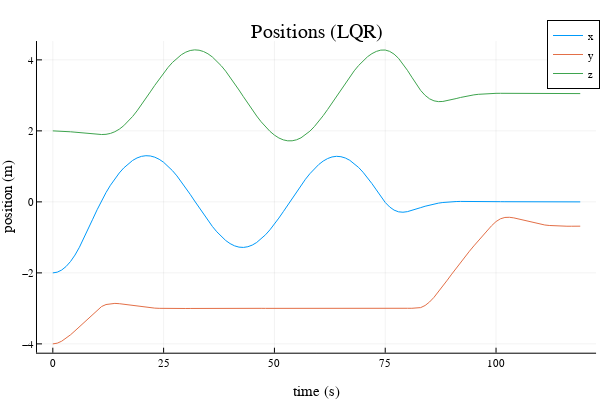
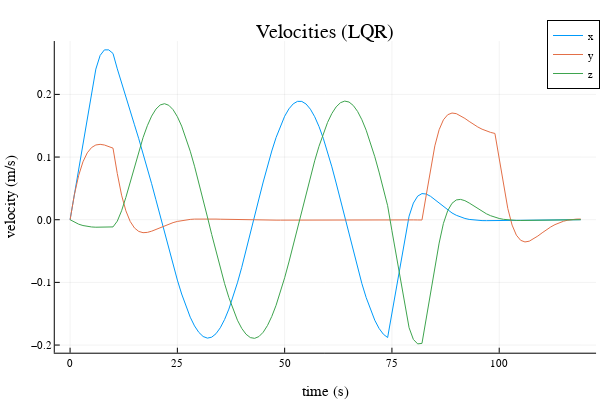
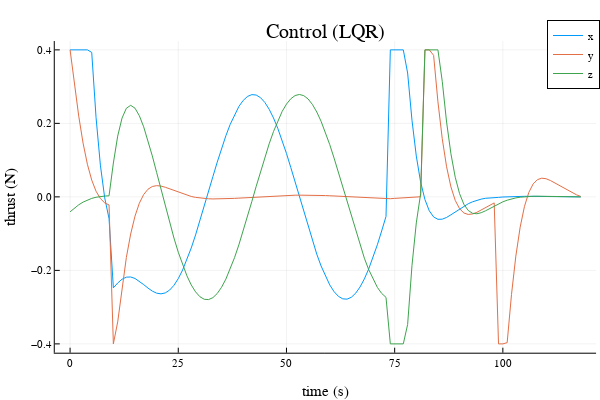

Notebook code cell kept with these figures, in order:
### Markdown cell above
## Part B: LQR (10 pts)
Now we will take a given reference trajectory `X_ref` and track it with finite-horizon LQR. Remember that finite-horizon LQR is solving this problem:
$$ \begin{align} \min_{x_{1:N},u_{1:N-1}} \quad & \sum_{i=1}^{N-1} \bigg[ \frac{1}{2} (x_i - x_{ref, i})^TQ(x_i - x_{ref, i}) + \frac{1}{2} u_i^TRu_i \bigg] + \frac{1}{2}(x_N- x_{ref, N})^TQ_f
(x_N- x_{ref, N})\\ 
 \text{st} \quad & x_1 = x_{\text{IC}} \\ 
 & x_{i+1} = A x_i + Bu_i \quad \text{for } i = 1,2,\ldots,N-1 
 \end{align}$$
where our policy is $u_i = -K_i(x_i - x_{ref, i})$. Use your code from the previous problem with your `fhlqr` function to generate your gain matrices. 

One twist we will throw into this is control constraints `u_min` and `u_max`. You should use the function `clamp.(u, u_min, u_max)` to clamp the values of your `u` to be within this range. 

If implemented correctly, you should see the Dragon spacecraft dock with the ISS successfuly, but only after it crashes through the ISS a little bit.

### Code cell
@testset "LQR rendezvous" begin 

    # create our discrete time model 
    dt = 1.0
    A,B = create_dynamics(dt)

    # get our sizes for state and control
    nx,nu = size(B)

    # initial and goal states
    x0 = [-2;-4;2;0;0;.0]
    xg = [0,-.68,3.05,0,0,0]

    # bounds on U
    u_max = 0.4*ones(3)
    u_min = -u_max

    # problem size and reference trajectory 
    N = 120
    t_vec = 0:dt:((N-1)*dt)
    X_ref = desired_trajectory_long(x0,xg,200,dt)[1:N]
    
    # TODO: FHLQR 
    Q = diagm(ones(nx))
    R = diagm(ones(nu))
    Qf = 10*Q
    # TODO get K's from fhlqr 
    P = [zeros(nx,nx) for i = 1:N]
    K = [zeros(nu,nx) for i = 1:N-1]
    
    # initialize S[N] with Qf 
    P[N] = deepcopy(Qf)
    
    # Ricatti 
    for k = (N-1):-1:1
        K[k] = (R+B'*P[k+1]*B)\B'*P[k+1]*A
        P[k] = Q + A'*P[k+1]*(A - B*K[k])
    end
    
    # simulation 
    X_sim = [zeros(nx) for i = 1:N]
    U_sim = [zeros(nu) for i = 1:N-1]
    X_sim[1] = x0 
    for i = 1:(N-1) 
        # TODO: put LQR control law here 
        # make sure to clamp 
        x_tilde = X_sim[i] - X_ref[i]
        U_sim[i] = max.(min.(-K[i]*x_tilde, u_max), u_min)
        
        # simulate 1 step 
        X_sim[i+1] = A*X_sim[i] + B*U_sim[i]
    end

    # -------------plotting/animation---------------------------
    Xm = mat_from_vec(X_sim)
    Um = mat_from_vec(U_sim)
    display(plot(t_vec,Xm[1:3,:]',title = "Positions (LQR)",
                 xlabel = "time (s)", ylabel = "position (m)",
                 label = ["x" "y" "z"]))
    display(plot(t_vec,Xm[4:6,:]',title = "Velocities (LQR)",
            xlabel = "time (s)", ylabel = "velocity (m/s)",
                 label = ["x" "y" "z"]))
    display(plot(t_vec[1:end-1],Um',title = "Control (LQR)",
            xlabel = "time (s)", ylabel = "thrust (N)",
                 label = ["x" "y" "z"]))

    # feel free to toggle `show_reference`
    display(animate_rendezvous(X_sim, X_ref, dt;show_reference = false))
    # -------------plotting/animation---------------------------

    
    # testing 
    xs=[x[1] for x in X_sim]
    ys=[x[2] for x in X_sim]
    zs=[x[3] for x in X_sim]
    @test norm(X_sim[end] - xg) < .01 # goal 
    @test (xg[2] + .1) < maximum(ys) < 0 # we should have hit the ISS 
    @test maximum(zs) >= 4 # check to see if you did the circle 
    @test minimum(zs) <= 2 # check to see if you did the circle 
    @test maximum(xs) >= 1 # check to see if you did the circle 
    @test maximum(norm.(U_sim,Inf)) <= 0.4 # control constraints satisfied 

end

### Figure 1 — Plotly figure (JSON) as saved in the notebook; plotly's stock layout.template omitted (floating-point values rounded to 4 significant figures)
{"data": [{"colorbar": {"len": 0.8657, "title": "", "x": 0.9934, "y": 0.5087}, "legendgroup": "x", "line": {"color": "rgba(0, 154, 250, 1.000)", "dash": "solid", "shape": "linear", "width": 1}, "mode": "lines", "name": "x", "showlegend": true, "type": "scatter", "x": [0, 1, 2, 3, 4, 5, 6, 7, 8, 9, 10, 11, 12, 13, 14, 15, 16, 17, 18, 19, 20, 21, 22, 23, 24, 25, 26, 27, 28, 29, 30, 31, 32, 33, 34, 35, 36, 37, 38, 39, 40, 41, 42, 43, 44, 45, 46, 47, 48, 49, 50, 51, 52, 53, 54, 55, 56, 57, 58, 59, 60, 61, 62, 63, 64, 65, 66, 67, 68, 69, 70, 71, 72, 73, 74, 75, 76, 77, 78, 79, 80, 81, 82, 83, 84, 85, 86, 87, 88, 89, 90, 91, 92, 93, 94, 95, 96, 97, 98, 99, 100, 101, 102, 103, 104, 105, 106, 107, 108, 109, 110, 111, 112, 113, 114, 115, 116, 117, 118, 119], "xaxis": "x", "y": [-2, -1.98, -1.92, -1.82, -1.679, -1.499, -1.278, -1.027, -0.7602, -0.4892, -0.221, 0.03214, 0.2613, 0.4676, 0.6519, 0.8143, 0.9547, 1.073, 1.167, 1.237, 1.282, 1.3, 1.293, 1.259, 1.199, 1.115, 1.008, 0.8791, 0.7321, 0.5696, 0.3949, 0.2118, 0.02421, -0.164, -0.3487, -0.5259, -0.6917, -0.8427, -0.9755, -1.087, -1.175, -1.238, -1.274, -1.283, -1.264, -1.217, -1.144, -1.046, -0.9258, -0.7854, -0.628, -0.4569, -0.276, -0.0891, 0.09973, 0.2864, 0.4669, 0.6372, 0.7938, 0.9332, 1.052, 1.149, 1.22, 1.265, 1.283, 1.273, 1.236, 1.171, 1.081, 0.9684, 0.8343, 0.6821, 0.5152, 0.3372, 0.1518, -0.01619, -0.1442, -0.2322, -0.2802, -0.2914, -0.2753, -0.2432, -0.2035, -0.1622, -0.123, -0.08833, -0.05916, -0.03576, -0.01786, -0.004828, 0.004098, 0.009727, 0.01283, 0.01408, 0.01407, 0.01326, 0.012, 0.01055, 0.009105, 0.007767, 0.006575, 0.005511, 0.004572, 0.003737, 0.00299, 0.002323, 0.001736, 0.001227, 0.0007986, 0.0004484, 0.0001737, -3.077e-05, -0.0001718, -0.0002574, -0.0002964, -0.0002976, -0.0002698, -0.0002213, -0.0001602, -9.455e-05], "yaxis": "y"}, {"colorbar": {"len": 0.8657, "title": "", "x": 0.9934, "y": 0.5087}, "legendgroup": "y", "line": {"color": "rgba(227, 111, 71, 1.000)", "dash": "solid", "shape": "linear", "width": 1}, "mode": "lines", "name": "y", "showlegend": true, "type": "scatter", "x": [0, 1, 2, 3, 4, 5, 6, 7, 8, 9, 10, 11, 12, 13, 14, 15, 16, 17, 18, 19, 20, 21, 22, 23, 24, 25, 26, 27, 28, 29, 30, 31, 32, 33, 34, 35, 36, 37, 38, 39, 40, 41, 42, 43, 44, 45, 46, 47, 48, 49, 50, 51, 52, 53, 54, 55, 56, 57, 58, 59, 60, 61, 62, 63, 64, 65, 66, 67, 68, 69, 70, 71, 72, 73, 74, 75, 76, 77, 78, 79, 80, 81, 82, 83, 84, 85, 86, 87, 88, 89, 90, 91, 92, 93, 94, 95, 96, 97, 98, 99, 100, 101, 102, 103, 104, 105, 106, 107, 108, 109, 110, 111, 112, 113, 114, 115, 116, 117, 118, 119], "xaxis": "x", "y": [-4, -3.98, -3.925, -3.843, -3.744, -3.633, -3.515, -3.396, -3.276, -3.158, -3.042, -2.948, -2.892, -2.865, -2.859, -2.867, -2.883, -2.903, -2.923, -2.943, -2.96, -2.974, -2.985, -2.993, -2.999, -3.002, -3.004, -3.005, -3.005, -3.004, -3.003, -3.002, -3.001, -2.999, -2.998, -2.997, -2.997, -2.996, -2.996, -2.996, -2.996, -2.996, -2.996, -2.997, -2.997, -2.997, -2.998, -2.999, -2.999, -3.0, -3.001, -3.001, -3.002, -3.002, -3.003, -3.003, -3.004, -3.004, -3.004, -3.004, -3.004, -3.004, -3.004, -3.004, -3.003, -3.003, -3.003, -3.002, -3.001, -3.001, -3.0, -3.0, -2.999, -2.998, -2.998, -2.997, -2.997, -2.997, -2.997, -2.997, -2.997, -2.997, -2.998, -2.978, -2.919, -2.82, -2.689, -2.538, -2.374, -2.205, -2.036, -1.868, -1.704, -1.545, -1.39, -1.24, -1.094, -0.9508, -0.8104, -0.6719, -0.5542, -0.4765, -0.4387, -0.4339, -0.4505, -0.4793, -0.5134, -0.5483, -0.5808, -0.6092, -0.6327, -0.6512, -0.665, -0.6747, -0.6809, -0.6845, -0.686, -0.6861, -0.6854, -0.6844], "yaxis": "y"}, {"colorbar": {"len": 0.8657, "title": "", "x": 0.9934, "y": 0.5087}, "legendgroup": "z", "line": {"color": "rgba(62, 164, 78, 1.000)", "dash": "solid", "shape": "linear", "width": 1}, "mode": "lines", "name": "z", "showlegend": true, "type": "scatter", "x": [0, 1, 2, 3, 4, 5, 6, 7, 8, 9, 10, 11, 12, 13, 14, 15, 16, 17, 18, 19, 20, 21, 22, 23, 24, 25, 26, 27, 28, 29, 30, 31, 32, 33, 34, 35, 36, 37, 38, 39, 40, 41, 42, 43, 44, 45, 46, 47, 48, 49, 50, 51, 52, 53, 54, 55, 56, 57, 58, 59, 60, 61, 62, 63, 64, 65, 66, 67, 68, 69, 70, 71, 72, 73, 74, 75, 76, 77, 78, 79, 80, 81, 82, 83, 84, 85, 86, 87, 88, 89, 90, 91, 92, 93, 94, 95, 96, 97, 98, 99, 100, 101, 102, 103, 104, 105, 106, 107, 108, 109, 110, 111, 112, 113, 114, 115, 116, 117, 118, 119], "xaxis": "x", "y": [2, 1.998, 1.992, 1.984, 1.974, 1.963, 1.951, 1.939, 1.927, 1.915, 1.904, 1.897, 1.903, 1.928, 1.976, 2.048, 2.145, 2.265, 2.405, 2.563, 2.734, 2.913, 3.097, 3.281, 3.46, 3.63, 3.787, 3.927, 4.048, 4.145, 4.217, 4.263, 4.282, 4.272, 4.235, 4.171, 4.081, 3.968, 3.834, 3.682, 3.515, 3.337, 3.152, 2.963, 2.775, 2.592, 2.418, 2.257, 2.111, 1.985, 1.881, 1.801, 1.747, 1.72, 1.72, 1.749, 1.804, 1.886, 1.991, 2.119, 2.265, 2.428, 2.602, 2.786, 2.974, 3.162, 3.347, 3.525, 3.691, 3.842, 3.975, 4.087, 4.175, 4.238, 4.274, 4.277, 4.239, 4.162, 4.044, 3.889, 3.707, 3.513, 3.315, 3.138, 3.0, 2.903, 2.846, 2.824, 2.828, 2.849, 2.878, 2.91, 2.941, 2.97, 2.994, 3.014, 3.029, 3.041, 3.049, 3.054, 3.057, 3.058, 3.058, 3.058, 3.057, 3.056, 3.054, 3.053, 3.052, 3.052, 3.051, 3.05, 3.05, 3.05, 3.05, 3.05, 3.05, 3.05, 3.05, 3.05], "yaxis": "y"}], "layout": {"annotations": [{"font": {"color": "rgba(0, 0, 0, 1.000)", "family": "sans-serif", "size": 20}, "rotation": 0, "showarrow": false, "text": "Positions (LQR)", "x": 0.5275, "xanchor": "center", "xref": "paper", "y": 1, "yanchor": "top", "yref": "paper"}], "height": 400, "legend": {"bgcolor": "rgba(255, 255, 255, 1.000)", "bordercolor": "rgba(0, 0, 0, 1.000)", "borderwidth": 1, "font": {"color": "rgba(0, 0, 0, 1.000)", "family": "sans-serif", "size": 11}, "title": {"font": {"color": "rgba(0, 0, 0, 1.000)", "family": "sans-serif", "size": 15}, "text": ""}, "tracegroupgap": 0, "traceorder": "normal", "x": 1, "xanchor": "auto", "y": 1, "yanchor": "auto"}, "margin": {"b": 20, "l": 0, "r": 0, "t": 20}, "paper_bgcolor": "rgba(255, 255, 255, 1.000)", "plot_bgcolor": "rgba(255, 255, 255, 1.000)", "showlegend": true, "width": 600, "xaxis": {"anchor": "y", "domain": [0.06165, 0.9934], "gridcolor": "rgba(0, 0, 0, 0.100)", "gridwidth": 0.5, "linecolor": "rgba(0, 0, 0, 1.000)", "mirror": false, "range": [-3.57, 122.6], "showgrid": true, "showline": true, "showticklabels": true, "tickangle": 0, "tickcolor": "rgb(0, 0, 0)", "tickfont": {"color": "rgba(0, 0, 0, 1.000)", "family": "sans-serif", "size": 11}, "tickmode": "array", "ticks": "inside", "ticktext": ["0", "25", "50", "75", "100"], "tickvals": [0, 25, 50, 75, 100], "title": "time (s)", "titlefont": {"color": "rgba(0, 0, 0, 1.000)", "family": "sans-serif", "size": 15}, "type": "-", "visible": true, "zeroline": false, "zerolinecolor": "rgba(0, 0, 0, 1.000)"}, "yaxis": {"anchor": "x", "domain": [0.07581, 0.9415], "gridcolor": "rgba(0, 0, 0, 0.100)", "gridwidth": 0.5, "linecolor": "rgba(0, 0, 0, 1.000)", "mirror": false, "range": [-4.248, 4.53], "showgrid": true, "showline": true, "showticklabels": true, "tickangle": 0, "tickcolor": "rgb(0, 0, 0)", "tickfont": {"color": "rgba(0, 0, 0, 1.000)", "family": "sans-serif", "size": 11}, "tickmode": "array", "ticks": "inside", "ticktext": ["−4", "−2", "0", "2", "4"], "tickvals": [-4, -2, 0, 2, 4], "title": "position (m)", "titlefont": {"color": "rgba(0, 0, 0, 1.000)", "family": "sans-serif", "size": 15}, "type": "-", "visible": true, "zeroline": false, "zerolinecolor": "rgba(0, 0, 0, 1.000)"}}}

### Figure 2 — Plotly figure (JSON) as saved in the notebook; plotly's stock layout.template omitted (floating-point values rounded to 4 significant figures)
{"data": [{"colorbar": {"len": 0.8657, "title": "", "x": 0.9934, "y": 0.5087}, "legendgroup": "x", "line": {"color": "rgba(0, 154, 250, 1.000)", "dash": "solid", "shape": "linear", "width": 1}, "mode": "lines", "name": "x", "showlegend": true, "type": "scatter", "x": [0, 1, 2, 3, 4, 5, 6, 7, 8, 9, 10, 11, 12, 13, 14, 15, 16, 17, 18, 19, 20, 21, 22, 23, 24, 25, 26, 27, 28, 29, 30, 31, 32, 33, 34, 35, 36, 37, 38, 39, 40, 41, 42, 43, 44, 45, 46, 47, 48, 49, 50, 51, 52, 53, 54, 55, 56, 57, 58, 59, 60, 61, 62, 63, 64, 65, 66, 67, 68, 69, 70, 71, 72, 73, 74, 75, 76, 77, 78, 79, 80, 81, 82, 83, 84, 85, 86, 87, 88, 89, 90, 91, 92, 93, 94, 95, 96, 97, 98, 99, 100, 101, 102, 103, 104, 105, 106, 107, 108, 109, 110, 111, 112, 113, 114, 115, 116, 117, 118, 119], "xaxis": "x", "y": [0, 0.04004, 0.08015, 0.1203, 0.1605, 0.2008, 0.2403, 0.2622, 0.2711, 0.271, 0.2654, 0.2408, 0.2175, 0.1952, 0.1733, 0.1515, 0.1293, 0.1063, 0.0824, 0.05754, 0.03187, 0.005651, -0.02076, -0.0469, -0.07226, -0.09633, -0.1186, -0.1385, -0.1556, -0.1695, -0.1798, -0.1863, -0.1889, -0.1874, -0.1819, -0.1725, -0.1593, -0.1427, -0.1229, -0.1005, -0.07595, -0.04971, -0.02238, 0.005435, 0.03314, 0.06013, 0.08582, 0.1097, 0.1311, 0.1497, 0.1651, 0.1769, 0.1849, 0.1889, 0.1888, 0.1846, 0.1764, 0.1644, 0.1488, 0.13, 0.1084, 0.08443, 0.05865, 0.0316, 0.003862, -0.02396, -0.05126, -0.07745, -0.102, -0.1243, -0.1439, -0.1604, -0.1734, -0.1827, -0.188, -0.148, -0.108, -0.06802, -0.02802, 0.005676, 0.02655, 0.03766, 0.04169, 0.041, 0.03733, 0.03209, 0.02626, 0.02052, 0.01529, 0.01078, 0.007076, 0.00418, 0.002018, 0.0004905, -0.0005161, -0.001114, -0.001406, -0.001482, -0.001414, -0.001261, -0.001139, -0.001004, -0.0008875, -0.0007924, -0.0007082, -0.000628, -0.0005482, -0.000468, -0.0003882, -0.0003105, -0.0002371, -0.00017, -0.0001104, -5.946e-05, -1.74e-05, 1.581e-05, 4.048e-05, 5.696e-05, 6.544e-05, 6.579e-05], "yaxis": "y"}, {"colorbar": {"len": 0.8657, "title": "", "x": 0.9934, "y": 0.5087}, "legendgroup": "y", "line": {"color": "rgba(227, 111, 71, 1.000)", "dash": "solid", "shape": "linear", "width": 1}, "mode": "lines", "name": "y", "showlegend": true, "type": "scatter", "x": [0, 1, 2, 3, 4, 5, 6, 7, 8, 9, 10, 11, 12, 13, 14, 15, 16, 17, 18, 19, 20, 21, 22, 23, 24, 25, 26, 27, 28, 29, 30, 31, 32, 33, 34, 35, 36, 37, 38, 39, 40, 41, 42, 43, 44, 45, 46, 47, 48, 49, 50, 51, 52, 53, 54, 55, 56, 57, 58, 59, 60, 61, 62, 63, 64, 65, 66, 67, 68, 69, 70, 71, 72, 73, 74, 75, 76, 77, 78, 79, 80, 81, 82, 83, 84, 85, 86, 87, 88, 89, 90, 91, 92, 93, 94, 95, 96, 97, 98, 99, 100, 101, 102, 103, 104, 105, 106, 107, 108, 109, 110, 111, 112, 113, 114, 115, 116, 117, 118, 119], "xaxis": "x", "y": [0, 0.03996, 0.07065, 0.09239, 0.1067, 0.1152, 0.1193, 0.1203, 0.1192, 0.117, 0.1142, 0.07368, 0.03916, 0.01421, -0.002689, -0.01314, -0.01868, -0.02067, -0.02023, -0.01831, -0.01558, -0.01257, -0.009611, -0.006921, -0.004615, -0.002738, -0.001283, -0.0002149, 0.00052, 0.0009803, 0.001224, 0.001306, 0.001271, 0.001158, 0.0009961, 0.0008094, 0.0006139, 0.0004211, 0.0002386, 7.068e-05, -8.014e-05, -0.0002129, -0.0003275, -0.0004242, -0.0005035, -0.0005662, -0.0006127, -0.0006436, -0.0006594, -0.0006605, -0.0006474, -0.0006209, -0.0005816, -0.0005305, -0.0004686, -0.0003972, -0.0003177, -0.0002318, -0.0001412, -4.779e-05, 4.648e-05, 0.0001396, 0.0002297, 0.0003148, 0.000393, 0.0004628, 0.0005226, 0.0005711, 0.0006072, 0.0006302, 0.0006397, 0.0006352, 0.0006171, 0.0005856, 0.0005414, 0.0004049, 0.0002719, 0.0001363, -5.323e-06, -0.0001479, -0.0002743, -0.000369, -0.0004259, 0.03948, 0.0794, 0.1178, 0.1436, 0.1594, 0.1676, 0.1703, 0.1693, 0.1661, 0.1617, 0.1569, 0.1522, 0.148, 0.1445, 0.1416, 0.1393, 0.1377, 0.09768, 0.05768, 0.01802, -0.008522, -0.02464, -0.03287, -0.03546, -0.03426, -0.03074, -0.02604, -0.02096, -0.01603, -0.01158, -0.007789, -0.004723, -0.002372, -0.0006844, 0.0004087, 0.0009792, 0.001091], "yaxis": "y"}, {"colorbar": {"len": 0.8657, "title": "", "x": 0.9934, "y": 0.5087}, "legendgroup": "z", "line": {"color": "rgba(62, 164, 78, 1.000)", "dash": "solid", "shape": "linear", "width": 1}, "mode": "lines", "name": "z", "showlegend": true, "type": "scatter", "x": [0, 1, 2, 3, 4, 5, 6, 7, 8, 9, 10, 11, 12, 13, 14, 15, 16, 17, 18, 19, 20, 21, 22, 23, 24, 25, 26, 27, 28, 29, 30, 31, 32, 33, 34, 35, 36, 37, 38, 39, 40, 41, 42, 43, 44, 45, 46, 47, 48, 49, 50, 51, 52, 53, 54, 55, 56, 57, 58, 59, 60, 61, 62, 63, 64, 65, 66, 67, 68, 69, 70, 71, 72, 73, 74, 75, 76, 77, 78, 79, 80, 81, 82, 83, 84, 85, 86, 87, 88, 89, 90, 91, 92, 93, 94, 95, 96, 97, 98, 99, 100, 101, 102, 103, 104, 105, 106, 107, 108, 109, 110, 111, 112, 113, 114, 115, 116, 117, 118, 119], "xaxis": "x", "y": [0, -0.00407, -0.007118, -0.009277, -0.0107, -0.01155, -0.01196, -0.01206, -0.01197, -0.01175, -0.01147, -0.002268, 0.01427, 0.03569, 0.0598, 0.0847, 0.1088, 0.1309, 0.15, 0.1653, 0.1765, 0.1831, 0.1852, 0.1826, 0.1756, 0.1644, 0.1494, 0.1308, 0.1093, 0.08538, 0.05952, 0.03234, 0.004472, -0.02348, -0.05091, -0.0772, -0.1018, -0.1242, -0.1438, -0.1604, -0.1734, -0.1827, -0.1881, -0.1893, -0.1865, -0.1796, -0.1688, -0.1544, -0.1366, -0.1159, -0.09264, -0.06741, -0.04071, -0.01314, 0.01472, 0.04226, 0.06888, 0.09402, 0.1171, 0.1377, 0.1553, 0.1695, 0.18, 0.1867, 0.1893, 0.1878, 0.1823, 0.1728, 0.1595, 0.1429, 0.1231, 0.1006, 0.076, 0.04974, 0.02239, -0.01761, -0.05762, -0.09762, -0.1376, -0.1723, -0.1911, -0.1981, -0.1973, -0.1573, -0.1173, -0.07731, -0.03731, -0.005883, 0.01448, 0.02622, 0.03156, 0.03244, 0.03041, 0.0267, 0.02223, 0.01764, 0.01332, 0.009532, 0.006374, 0.003867, 0.001973, 0.0006168, -0.0002908, -0.0008422, -0.001124, -0.001213, -0.001173, -0.001053, -0.0008933, -0.0007202, -0.0005523, -0.0004007, -0.0002712, -0.0001656, -8.35e-05, -2.266e-05, 1.953e-05, 4.549e-05, 5.688e-05, 5.462e-05], "yaxis": "y"}], "layout": {"annotations": [{"font": {"color": "rgba(0, 0, 0, 1.000)", "family": "sans-serif", "size": 20}, "rotation": 0, "showarrow": false, "text": "Velocities (LQR)", "x": 0.5424, "xanchor": "center", "xref": "paper", "y": 1, "yanchor": "top", "yref": "paper"}], "height": 400, "legend": {"bgcolor": "rgba(255, 255, 255, 1.000)", "bordercolor": "rgba(0, 0, 0, 1.000)", "borderwidth": 1, "font": {"color": "rgba(0, 0, 0, 1.000)", "family": "sans-serif", "size": 11}, "title": {"font": {"color": "rgba(0, 0, 0, 1.000)", "family": "sans-serif", "size": 15}, "text": ""}, "tracegroupgap": 0, "traceorder": "normal", "x": 1, "xanchor": "auto", "y": 1, "yanchor": "auto"}, "margin": {"b": 20, "l": 0, "r": 0, "t": 20}, "paper_bgcolor": "rgba(255, 255, 255, 1.000)", "plot_bgcolor": "rgba(255, 255, 255, 1.000)", "showlegend": true, "width": 600, "xaxis": {"anchor": "y", "domain": [0.09128, 0.9934], "gridcolor": "rgba(0, 0, 0, 0.100)", "gridwidth": 0.5, "linecolor": "rgba(0, 0, 0, 1.000)", "mirror": false, "range": [-3.57, 122.6], "showgrid": true, "showline": true, "showticklabels": true, "tickangle": 0, "tickcolor": "rgb(0, 0, 0)", "tickfont": {"color": "rgba(0, 0, 0, 1.000)", "family": "sans-serif", "size": 11}, "tickmode": "array", "ticks": "inside", "ticktext": ["0", "25", "50", "75", "100"], "tickvals": [0, 25, 50, 75, 100], "title": "time (s)", "titlefont": {"color": "rgba(0, 0, 0, 1.000)", "family": "sans-serif", "size": 15}, "type": "-", "visible": true, "zeroline": false, "zerolinecolor": "rgba(0, 0, 0, 1.000)"}, "yaxis": {"anchor": "x", "domain": [0.07581, 0.9415], "gridcolor": "rgba(0, 0, 0, 0.100)", "gridwidth": 0.5, "linecolor": "rgba(0, 0, 0, 1.000)", "mirror": false, "range": [-0.2122, 0.2851], "showgrid": true, "showline": true, "showticklabels": true, "tickangle": 0, "tickcolor": "rgb(0, 0, 0)", "tickfont": {"color": "rgba(0, 0, 0, 1.000)", "family": "sans-serif", "size": 11}, "tickmode": "array", "ticks": "inside", "ticktext": ["−0.2", "−0.1", "0.0", "0.1", "0.2"], "tickvals": [-0.2, -0.1, 0, 0.1, 0.2], "title": "velocity (m/s)", "titlefont": {"color": "rgba(0, 0, 0, 1.000)", "family": "sans-serif", "size": 15}, "type": "-", "visible": true, "zeroline": false, "zerolinecolor": "rgba(0, 0, 0, 1.000)"}}}

### Figure 3 — Plotly figure (JSON) as saved in the notebook; plotly's stock layout.template omitted (floating-point values rounded to 4 significant figures)
{"data": [{"colorbar": {"len": 0.8657, "title": "", "x": 0.9934, "y": 0.5087}, "legendgroup": "x", "line": {"color": "rgba(0, 154, 250, 1.000)", "dash": "solid", "shape": "linear", "width": 1}, "mode": "lines", "name": "x", "showlegend": true, "type": "scatter", "x": [0, 1, 2, 3, 4, 5, 6, 7, 8, 9, 10, 11, 12, 13, 14, 15, 16, 17, 18, 19, 20, 21, 22, 23, 24, 25, 26, 27, 28, 29, 30, 31, 32, 33, 34, 35, 36, 37, 38, 39, 40, 41, 42, 43, 44, 45, 46, 47, 48, 49, 50, 51, 52, 53, 54, 55, 56, 57, 58, 59, 60, 61, 62, 63, 64, 65, 66, 67, 68, 69, 70, 71, 72, 73, 74, 75, 76, 77, 78, 79, 80, 81, 82, 83, 84, 85, 86, 87, 88, 89, 90, 91, 92, 93, 94, 95, 96, 97, 98, 99, 100, 101, 102, 103, 104, 105, 106, 107, 108, 109, 110, 111, 112, 113, 114, 115, 116, 117, 118], "xaxis": "x", "y": [0.4, 0.4, 0.4, 0.4, 0.4, 0.3931, 0.2159, 0.08633, -0.002751, -0.05912, -0.2475, -0.2344, -0.2241, -0.2185, -0.218, -0.222, -0.2294, -0.2387, -0.2482, -0.2564, -0.262, -0.2639, -0.2613, -0.2536, -0.2406, -0.2224, -0.199, -0.171, -0.1389, -0.1035, -0.06546, -0.02573, 0.01478, 0.05515, 0.09445, 0.1318, 0.1663, 0.1973, 0.224, 0.2459, 0.2625, 0.2733, 0.2782, 0.2771, 0.27, 0.257, 0.2384, 0.2147, 0.1863, 0.1539, 0.1181, 0.07981, 0.03977, -0.00113, -0.04201, -0.08197, -0.1202, -0.1558, -0.188, -0.2161, -0.2396, -0.2579, -0.2706, -0.2774, -0.2782, -0.2731, -0.262, -0.2452, -0.2231, -0.1962, -0.1651, -0.1303, -0.09279, -0.05324, 0.4, 0.4, 0.4, 0.4, 0.337, 0.2088, 0.111, 0.04034, -0.007329, -0.03794, -0.05457, -0.06108, -0.06068, -0.05592, -0.04878, -0.04068, -0.0326, -0.02517, -0.01873, -0.01342, -0.009236, -0.006095, -0.003859, -0.002372, -0.001475, -0.001325, -0.0003396, 0.0003434, 0.0008477, 0.001202, 0.001426, 0.001539, 0.001558, 0.001503, 0.001392, 0.001244, 0.001073, 0.0008947, 0.0007198, 0.0005564, 0.0004091, 0.0002799, 0.0001678, 6.978e-05, -1.893e-05], "yaxis": "y"}, {"colorbar": {"len": 0.8657, "title": "", "x": 0.9934, "y": 0.5087}, "legendgroup": "y", "line": {"color": "rgba(227, 111, 71, 1.000)", "dash": "solid", "shape": "linear", "width": 1}, "mode": "lines", "name": "y", "showlegend": true, "type": "scatter", "x": [0, 1, 2, 3, 4, 5, 6, 7, 8, 9, 10, 11, 12, 13, 14, 15, 16, 17, 18, 19, 20, 21, 22, 23, 24, 25, 26, 27, 28, 29, 30, 31, 32, 33, 34, 35, 36, 37, 38, 39, 40, 41, 42, 43, 44, 45, 46, 47, 48, 49, 50, 51, 52, 53, 54, 55, 56, 57, 58, 59, 60, 61, 62, 63, 64, 65, 66, 67, 68, 69, 70, 71, 72, 73, 74, 75, 76, 77, 78, 79, 80, 81, 82, 83, 84, 85, 86, 87, 88, 89, 90, 91, 92, 93, 94, 95, 96, 97, 98, 99, 100, 101, 102, 103, 104, 105, 106, 107, 108, 109, 110, 111, 112, 113, 114, 115, 116, 117, 118], "xaxis": "x", "y": [0.4, 0.3082, 0.2196, 0.1463, 0.0887, 0.04566, 0.01532, -0.004573, -0.01631, -0.02197, -0.4, -0.3403, -0.245, -0.165, -0.101, -0.05234, -0.01727, 0.006353, 0.02079, 0.02821, 0.03055, 0.02943, 0.02617, 0.02176, 0.01694, 0.01222, 0.007897, 0.00416, 0.001077, -0.001347, -0.003158, -0.004421, -0.005215, -0.005621, -0.005712, -0.005554, -0.005203, -0.004707, -0.004103, -0.003423, -0.002691, -0.001928, -0.001151, -0.0003754, 0.0003851, 0.001118, 0.001811, 0.002454, 0.003036, 0.003546, 0.003976, 0.004318, 0.004566, 0.004716, 0.004764, 0.00471, 0.004555, 0.004303, 0.003958, 0.003528, 0.003023, 0.002453, 0.00183, 0.001167, 0.0004797, -0.0002182, -0.0009112, -0.001585, -0.002224, -0.002815, -0.003345, -0.003802, -0.004178, -0.004463, -0.00501, -0.004108, -0.003265, -0.002458, -0.001668, -0.0009146, -0.0002505, 0.0002914, 0.4, 0.4, 0.3851, 0.2587, 0.1582, 0.08197, 0.02721, -0.009622, -0.03217, -0.04388, -0.04781, -0.0465, -0.04197, -0.03577, -0.029, -0.02242, -0.01646, -0.4, -0.4, -0.3967, -0.2654, -0.1612, -0.08236, -0.02586, 0.01202, 0.0351, 0.04699, 0.05086, 0.04932, 0.04448, 0.03788, 0.03065, 0.02351, 0.01688, 0.01093, 0.005706, 0.001117], "yaxis": "y"}, {"colorbar": {"len": 0.8657, "title": "", "x": 0.9934, "y": 0.5087}, "legendgroup": "z", "line": {"color": "rgba(62, 164, 78, 1.000)", "dash": "solid", "shape": "linear", "width": 1}, "mode": "lines", "name": "z", "showlegend": true, "type": "scatter", "x": [0, 1, 2, 3, 4, 5, 6, 7, 8, 9, 10, 11, 12, 13, 14, 15, 16, 17, 18, 19, 20, 21, 22, 23, 24, 25, 26, 27, 28, 29, 30, 31, 32, 33, 34, 35, 36, 37, 38, 39, 40, 41, 42, 43, 44, 45, 46, 47, 48, 49, 50, 51, 52, 53, 54, 55, 56, 57, 58, 59, 60, 61, 62, 63, 64, 65, 66, 67, 68, 69, 70, 71, 72, 73, 74, 75, 76, 77, 78, 79, 80, 81, 82, 83, 84, 85, 86, 87, 88, 89, 90, 91, 92, 93, 94, 95, 96, 97, 98, 99, 100, 101, 102, 103, 104, 105, 106, 107, 108, 109, 110, 111, 112, 113, 114, 115, 116, 117, 118], "xaxis": "x", "y": [-0.04068, -0.03046, -0.02156, -0.01422, -0.008434, -0.0041, -0.001028, 0.0009998, 0.002206, 0.002795, 0.09205, 0.1654, 0.2142, 0.2411, 0.2491, 0.2413, 0.2209, 0.1907, 0.1535, 0.1114, 0.06652, 0.0204, -0.02548, -0.06993, -0.1119, -0.1505, -0.1851, -0.2149, -0.2396, -0.2586, -0.2717, -0.2787, -0.2795, -0.2742, -0.2629, -0.246, -0.2237, -0.1966, -0.1653, -0.1305, -0.09285, -0.05323, -0.01248, 0.02852, 0.06889, 0.1078, 0.1443, 0.1777, 0.2073, 0.2323, 0.2524, 0.267, 0.2758, 0.2786, 0.2754, 0.2663, 0.2514, 0.231, 0.2057, 0.1758, 0.1422, 0.1056, 0.06659, 0.02618, -0.0148, -0.05545, -0.09491, -0.1323, -0.1668, -0.1978, -0.2244, -0.2462, -0.2626, -0.2734, -0.4, -0.4, -0.4, -0.4, -0.3471, -0.187, -0.07079, 0.008419, 0.4, 0.4, 0.4, 0.4, 0.3143, 0.2037, 0.1174, 0.05348, 0.008754, -0.02025, -0.037, -0.04465, -0.04594, -0.0431, -0.03787, -0.03155, -0.02503, -0.01891, -0.01353, -0.00904, -0.005478, -0.002784, -0.0008533, 0.0004407, 0.001229, 0.001635, 0.001767, 0.001715, 0.001552, 0.001331, 0.001091, 0.0008573, 0.0006443, 0.0004578, 0.0002955, 0.0001497, 1.337e-05], "yaxis": "y"}], "layout": {"annotations": [{"font": {"color": "rgba(0, 0, 0, 1.000)", "family": "sans-serif", "size": 20}, "rotation": 0, "showarrow": false, "text": "Control (LQR)", "x": 0.5424, "xanchor": "center", "xref": "paper", "y": 1, "yanchor": "top", "yref": "paper"}], "height": 400, "legend": {"bgcolor": "rgba(255, 255, 255, 1.000)", "bordercolor": "rgba(0, 0, 0, 1.000)", "borderwidth": 1, "font": {"color": "rgba(0, 0, 0, 1.000)", "family": "sans-serif", "size": 11}, "title": {"font": {"color": "rgba(0, 0, 0, 1.000)", "family": "sans-serif", "size": 15}, "text": ""}, "tracegroupgap": 0, "traceorder": "normal", "x": 1, "xanchor": "auto", "y": 1, "yanchor": "auto"}, "margin": {"b": 20, "l": 0, "r": 0, "t": 20}, "paper_bgcolor": "rgba(255, 255, 255, 1.000)", "plot_bgcolor": "rgba(255, 255, 255, 1.000)", "showlegend": true, "width": 600, "xaxis": {"anchor": "y", "domain": [0.09128, 0.9934], "gridcolor": "rgba(0, 0, 0, 0.100)", "gridwidth": 0.5, "linecolor": "rgba(0, 0, 0, 1.000)", "mirror": false, "range": [-3.54, 121.5], "showgrid": true, "showline": true, "showticklabels": true, "tickangle": 0, "tickcolor": "rgb(0, 0, 0)", "tickfont": {"color": "rgba(0, 0, 0, 1.000)", "family": "sans-serif", "size": 11}, "tickmode": "array", "ticks": "inside", "ticktext": ["0", "25", "50", "75", "100"], "tickvals": [0, 25, 50, 75, 100], "title": "time (s)", "titlefont": {"color": "rgba(0, 0, 0, 1.000)", "family": "sans-serif", "size": 15}, "type": "-", "visible": true, "zeroline": false, "zerolinecolor": "rgba(0, 0, 0, 1.000)"}, "yaxis": {"anchor": "x", "domain": [0.07581, 0.9415], "gridcolor": "rgba(0, 0, 0, 0.100)", "gridwidth": 0.5, "linecolor": "rgba(0, 0, 0, 1.000)", "mirror": false, "range": [-0.424, 0.424], "showgrid": true, "showline": true, "showticklabels": true, "tickangle": 0, "tickcolor": "rgb(0, 0, 0)", "tickfont": {"color": "rgba(0, 0, 0, 1.000)", "family": "sans-serif", "size": 11}, "tickmode": "array", "ticks": "inside", "ticktext": ["−0.4", "−0.2", "0.0", "0.2", "0.4"], "tickvals": [-0.4, -0.2, 0, 0.2, 0.4], "title": "thrust (N)", "titlefont": {"color": "rgba(0, 0, 0, 1.000)", "family": "sans-serif", "size": 15}, "type": "-", "visible": true, "zeroline": false, "zerolinecolor": "rgba(0, 0, 0, 1.000)"}}}
